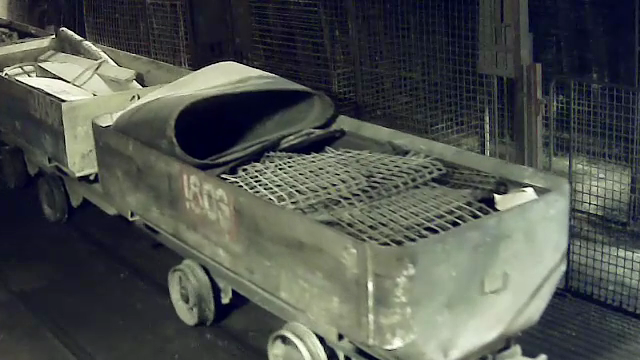
#> input picture film_processing/3_a.png, 640 x 360 px
$ python color_detection.py --image ../film_processing/3_a.png
#> lines starting #> are read from the running program, lines starting #| are printed output that depends on the picture; after the words box and inside, x2 and y2 are one past the last pixel; in counts of white or black regions, pixels touching at a corner belong together
# import the necessary packages
import numpy as np
import argparse
import cv2
from PIL import Image, ImageEnhance

# construct the argument parse and parse the arguments
ap = argparse.ArgumentParser()
ap.add_argument("-i", "--image", help = "path to the image")
ap.add_argument("-o", "--output", help = "path to the output")
args = vars(ap.parse_args())

# load the image and apply contrast and saturation filtres
org = cv2.imread(args["image"])
#> org is the input picture: shape (360, 640, 3); mean B, G, R 77.4, 81.5, 77.4
pil_image = Image.fromarray(org)
contrast_filter = ImageEnhance.Contrast(pil_image)
pil_image = contrast_filter.enhance(1.6)
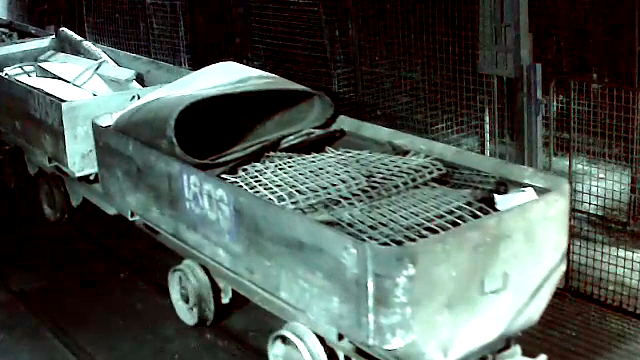
#> pil_image: PIL image 640x360 RGB; mean R, G, B 75.6, 85.3, 79.9
saturation_filter = ImageEnhance.Color(pil_image)
pil_image = saturation_filter.enhance(1.5)
image = np.asarray(pil_image)

# define GBR boundaries:
lower = np.array([0,0,170],dtype="uint8")
upper = np.array([170,170,255],dtype="uint8")

# provide mask and convert to gray scale
mask = cv2.inRange(image, lower, upper)
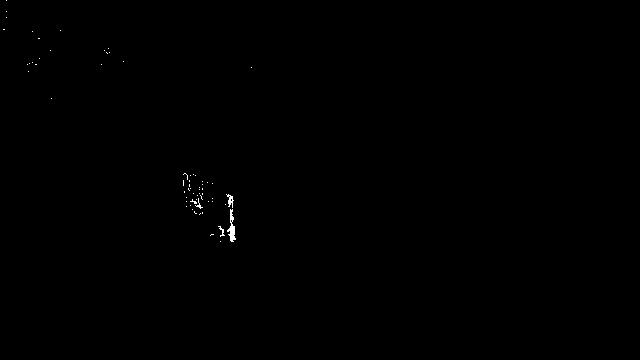
#> mask: shape (360, 640); 0.15% white in thin lines or dots, all inside (x1, y1, x2, y2) = (3, 0, 252, 242)
output = cv2.bitwise_and(image, image, mask = mask)
gray = cv2.cvtColor(output,cv2.COLOR_BGR2GRAY)

# find the area with the biggest amount of red pixels:
height,width,channels = output.shape
#> height = 360; width = 640; channels = 3
count = height*width
#> count = 230400
ymin = 0
ymax = 0
xmin = 0
xmax = 0


for i in range(int(2*width/3-1)):
	for j in range(int(height/2-1)):
		moving_frame = gray[j:int(height/2+j),i:int(width/3+i)]
		black_pixels_count = np.sum(moving_frame == 0)
		if count > black_pixels_count:
			ymin = j
			ymax = int(height/2+j)
			xmin = i
			xmax = int(width/3+i)
			count = black_pixels_count
#> after the loop, count = 38019; xmax = 236; xmin = 23; ymax = 242; ymin = 62

#save output
cropped_number = Image.fromarray(cv2.imread(args["image"])).crop((xmin,ymin,xmax,ymax))
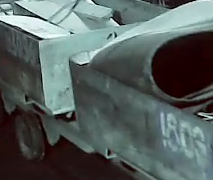
#> cropped_number: PIL image 213x180 RGB; mean R, G, B 86.6, 96.2, 94.1
cropped_number_arr = np.asarray(cropped_number)
crop_height, crop_width, crop_channels = cropped_number_arr.shape
#> crop_height = 180; crop_width = 213; crop_channels = 3
crop_count = crop_height*crop_width
#> crop_count = 38340

angle = ""

for i in range(xmin,xmax-150):
	for j in range(ymin,ymax-50):
		moving_frame = gray[ymin+j:max(ymin+j+50,ymax),xmin+i:max(xmin+i+150,xmax)]
		black_pixels_count = np.sum(moving_frame == 0)
		if crop_count > black_pixels_count:
			angle = "poziomo"
			crop_count = black_pixels_count
#> after the loop, angle = 'poziomo'; crop_count = 7223

for i in range(xmin,xmax-50):
	for j in range(ymin,ymax-150):
		moving_frame = gray[ymin+j:max(ymin+j+150,ymax),xmin+i:max(xmin+i+50,xmax)]
		black_pixels_count = np.sum(moving_frame == 0)
		if crop_count > black_pixels_count:
			angle = "pionowo"
			crop_count = black_pixels_count
#> after the loop, angle = 'pionowo'; crop_count = 7198


#cropped_number.save(args["output"])
print(angle)
#| pionowo
#optional visualization

contour = cv2.rectangle(org,(xmin,ymin),(xmax,ymax),(0,255,0),2)
frame_output = Image.fromarray(org)
#frame_output.save(args["output"])
cv2.imshow("sialala",np.asarray(org))
cv2.waitKey(0)
